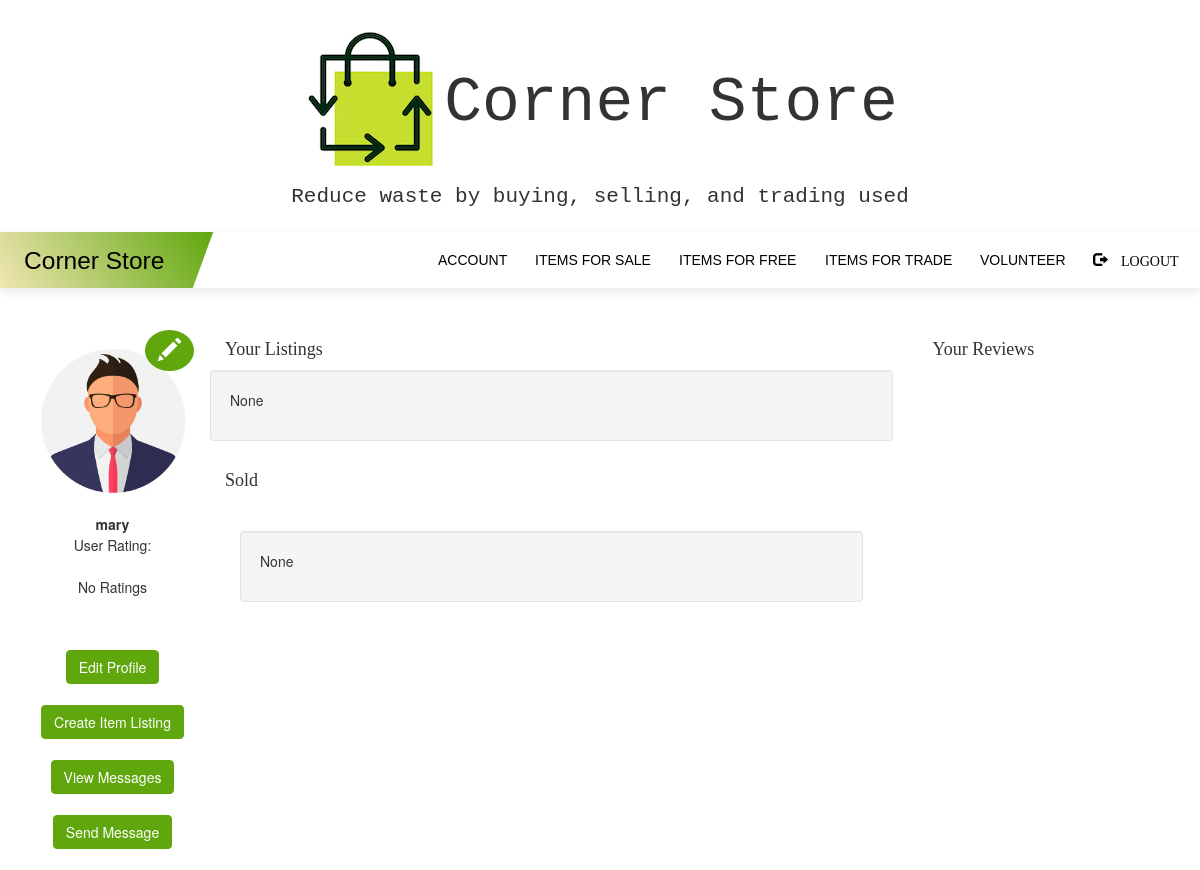
Screenshot of /profile (signed in) with the database file from the repository.
### myapp/models.py (models this page shows, shortened)
class User(UserMixin, db.Model):
    __tablename__ = 'users'
    id = db.Column(db.Integer, primary_key=True)
    username = db.Column(db.String(64), unique=True, index=True)
    email = db.Column(db.String(128), unique=True)
    password = db.Column(db.String(128))
    image_file = db.Column(db.String(20),nullable=False,default='person.jpeg')
    admin = db.Column(db.String(10))
    agency = db.Column(db.String(10))
    verified = db.Column(db.String(10))
    profile = db.relationship('Profile', backref='users', lazy='dynamic')
    listings = db.relationship('Listing', backref='users', lazy='dynamic')
    volunteer = db.relationship('Volunteer', backref='users', lazy='dynamic')
    bevolunteer = db.relationship('BeVolunteer', backref='users', lazy='dynamic')
    report = db.relationship('Report', backref='users', lazy='dynamic')
    review = db.relationship('Review', backref='users', lazy='dynamic')
    rating = db.relationship('Rating', backref='users', lazy='dynamic')

### myapp/routes.py (the view)
@myapp_obj.route("/profile")
@login_required
def profile():
    username = current_user.username
    user_id = current_user.id
    agency = current_user.agency
    admin = current_user.admin
    if agency == 'True':
        return redirect('/agencyprofile')
    if admin == 'True':
        return redirect('/adminprofile')
    a = Review.query.filter(Review.user_id==current_user.id).all()
    rating = Rating.query.filter(Rating.user_id==current_user.id).first()
    listings = Listing.query.filter(Listing.user_id==current_user.id)
    count = Listing.query.filter(Listing.user_id==user_id).count()
    sold = Listing.query.filter(Listing.user_id==user_id and Listing.status=='Sold').count()
    return render_template('profile.html', username = username, agency=agency, listings=listings, count=count, sold=sold, user=current_user, a=a, rating=rating)

### myapp/models.py (called while the page is built)
@login.user_loader
def load_user(id):
    return User.query.get(int(id))

### myapp/templates/profile.html (shortened to what this page needs)
{% extends "base.html" %}
{% block content %}
<br><br>
<div class="container rounded bg-white mt-2 mb-2">
    <div class="row">
        <div class="col-md-2 border-right">
            <div class="d-flex flex-column align-items-center text-center p-3 py-5">
                <img class="rounded-circle mt-5" width="150px" src="/static/profile_pics/{{ user.image_file}}">
                <div class='edit-button' style='position: absolute;
                top: 0px;
                left: 130px;
                font-size: 30px;
                 color: lightblue;
                 border-radius: 50%;
                 background-color:#5fa70d'>
                <a href='/editpic'><button type="button" class="btn btn-link"><span ><span class="glyphicon glyphicon glyphicon-pencil" style="font-size: 23px; color:white"></span></span></button></a>
              </div>
                <br> <center><strong><span class="font-weight-bold"> {{ username }}</span></strong>
                <br><span> User Rating: <br><br></span></center>
                {% if rating.rating %}<span class="stars">{{rating.rating}}</span>
                {% else %}
                <p>No Ratings</p>
                {% endif %}
<br><br>
                <span><a href="/editprofile"> <button type="button" class="btn btn-primary">Edit Profile</button> </a></span><br><br>
                <span><a href="/createlisting"><button type="button" class="btn btn-primary">Create Item Listing</button></a></span>
                <br><br><span><a href="/viewmessage"><button type="button" class="btn btn-primary">View Messages</button></a></span>
                <br><br><span><a href="/sendmessage"><button type="button" class="btn btn-primary">Send Message</button></a></span>
            </div>
        </div>
        <div class="col-md-7 border-right">
            <div class="p-3 py-5">
                <h4 style='font-family: Monaco;'>Your Listings</h4>
                <div class="row mt-7">
                  {% if count > 0 %}
                    {% for i in listings %}
                    {% if i.status == 'For Sale' %}
                    <div class="col-sm-6">
                        <a href="/managelistings/{{i.id}}">
                          {% if i.price > 0.0 %}
                              <div class="panel panel-success">
                                  <div class="panel-heading">{{ i.name }}<span style="float:right;">{{ i.price }}</span></div>
                                  <div class="panel-body" style="height:300px;overflow-y: scroll;"><img src="/static/listing_pics/{{i.image_file}}" class="img-responsive" style="width:100%" alt="Image"></div>
                                  <div class="panel-footer" style="height: 50px;overflow-y: scroll;">{{ i.description }}</div>
                            </div>
                            {% elif i.free %}
                            <div class="panel panel-info">
                                <div class="panel-heading">{{ i.name }}<span style="float:right;">Free</span></div>
                                <div class="panel-body" style="height:300px;overflow-y: scroll;"><img src="/static/listing_pics/{{i.image_file}}" class="img-responsive" style="width:100%" alt="Image"></div>
                                <div class="panel-footer" style="height: 50px;overflow-y: scroll;">{{ i.description }}</div>
                          </div>
                          {% else %}
                          <div class="panel panel-warning">
                              <div class="panel-heading">{{ i.name }}<span style="float:right;">Trade</span></div>
                              <div class="panel-body" style="height:300px;overflow-y: scroll;"><img src="/static/listing_pics/{{i.image_file}}" class="img-responsive" style="width:100%" alt="Image"></div>
                              <div class="panel-footer" style="height: 50px;overflow-y: scroll;">{{ i.description }}</div>
                        </div>
                        {% endif %}
                      </div>
                        </a>
                        {% endif %}
                        {% endfor %}
                      </div>
                    {% else %}
                    <div class='well'>
                    <p> None </p>
                  </div>
                </div>
                    {% endif %}
                  </div>
                    <h4 style='font-family: Monaco;'>Sold</h4>
                    <div class="row mt-2" style="padding:30px">
                    {% if sold > 0 %}
                    {% for i in listings %}
                        {% if i.status == 'Sold' %}
                        <a href="/managelistings/{{i.id}}">
                        <div class="panel panel-default">
                          <div class="panel-heading">
                            {{i.name }}
                        <span style="float:right;">
                            {% if i.price==0.00 %}
                                Free
                            {% else %}
                                {{i.price }}
                            {% endif %}
                            </span>
                          </div>
                          <div class="panel-body">
                            {{ i.description }} </div>
                        </div>
                    </a>
                        {% endif %}
                    {% endfor %}
                    {% else %}
                    <div class='well'>
                    <p> None </p>
                  </div>
                    {% endif %}
                </div>
        </div>
<div class="col-md-3 border-left" style="padding-left:40px">
  <h4 style='font-family: Monaco;'>Your Reviews</h4>
<div class="plzwork" style="overflow-y:auto; height:500px">
</div>
</div>
</div>
</div>
</div>
{% endblock %}

### myapp/static/nav.css (style rules this page uses)
button { background: none; box-shadow: none; border: none; cursor: pointer; }
html { scroll-behavior: smooth; }
body { line-height: 1.5em; padding: 0; margin: 0; }
a:link, a:visited, a:active { text-decoration: none; color: black; }
.btn-primary { color: #fff; background-color: #5fa70d; border-color: #5fa70d; }

### myapp/templates/base.html (style rules this page uses)
img { max-width: 100%; max-height: 100%; }

### rows the page displays
User: image_file (picture), username "mary"
